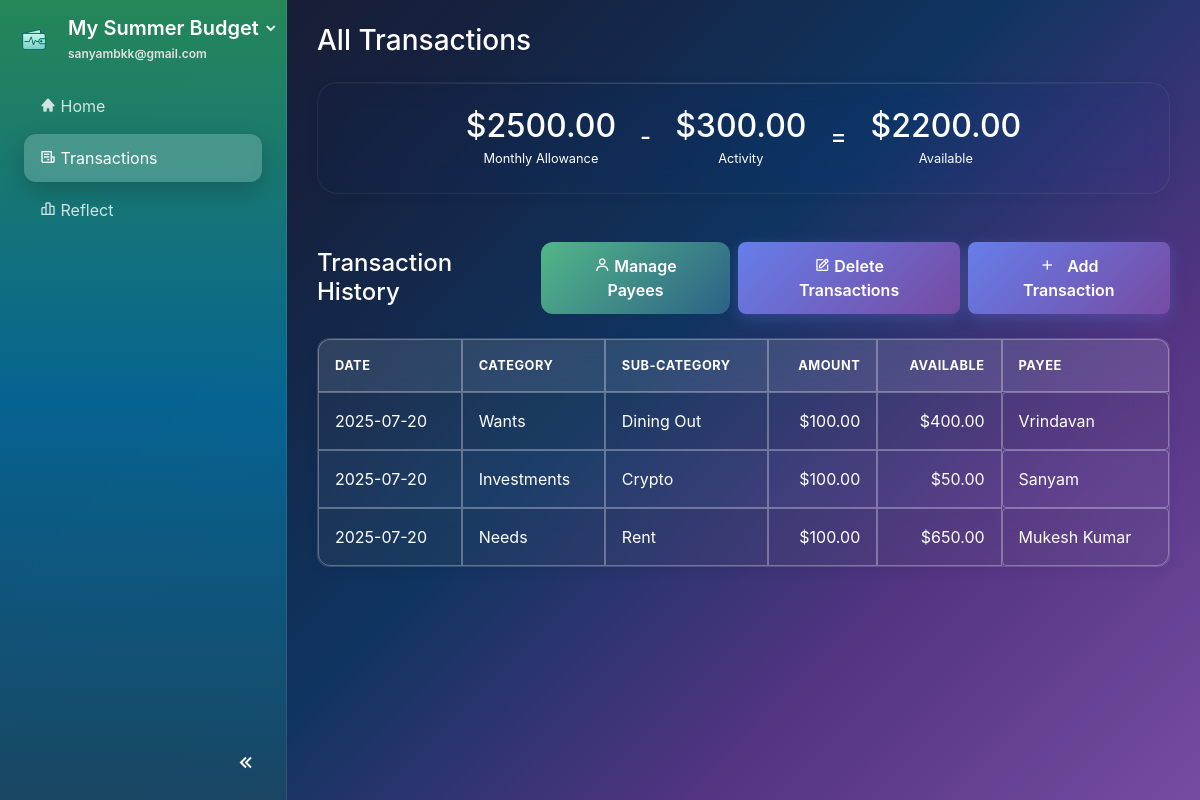
Page /transactions (signed in) on the committed database.
### website/models.py (models this page shows, shortened)
class Plan(db.Model):
    id             = db.Column(db.Integer, primary_key=True)
    name           = db.Column(db.String(100), nullable=False)
    monthly_income = db.Column(db.Float)
    budget_pref    = db.Column(JSON)  # e.g., {"needs": 50, "wants": 30, "savings": 20}
    user_id        = db.Column(db.Integer, db.ForeignKey('user.id'), nullable=False)

class User(db.Model, UserMixin):
    id         = db.Column(db.Integer, primary_key=True)
    email      = db.Column(db.String(150), unique=True, nullable=False)
    password   = db.Column(db.String(150))
    first_name = db.Column(db.String(150))
    last_name  = db.Column(db.String(150))
    date_created = db.Column(db.DateTime(timezone=True), default=func.now())
    active_plan_id = db.Column(db.Integer, db.ForeignKey('plan.id'), nullable=True)
    profile_complete = db.Column(db.Boolean, default=False)
    theme = db.Column(db.String(50), nullable=False, default='system')
    notes = db.relationship('Note', backref='user', lazy=True)
    plans = db.relationship('Plan', foreign_keys=[Plan.user_id], backref='user', lazy=True, cascade="all, delete-orphan")
    active_plan = db.relationship('Plan', foreign_keys=[active_plan_id], post_update=True)

class Transaction(db.Model):
    id = db.Column(db.Integer, primary_key=True)
    description = db.Column(db.String(200), nullable=False)
    amount = db.Column(db.Float, nullable=False)
    transaction_date = db.Column(db.DateTime(timezone=True), default=func.now())
    category_id = db.Column(db.Integer, db.ForeignKey('budget_category.id'), nullable=False)
    payee_id = db.Column(db.Integer, db.ForeignKey('payee.id'), nullable=True)
    plan_id = db.Column(db.Integer, db.ForeignKey('plan.id'), nullable=False)
    created_date = db.Column(db.DateTime(timezone=True), default=func.now())
    plan = db.relationship('Plan', backref=db.backref('transactions', lazy=True, cascade="all, delete-orphan"))
    payee = db.relationship('Payee', backref=db.backref('transactions', lazy=True))

class BudgetCategory(db.Model):
    id = db.Column(db.Integer, primary_key=True)
    name = db.Column(db.String(100), nullable=False)
    icon = db.Column(db.String(50), default='bx-category')
    main_category = db.Column(db.String(50), nullable=False)  # 'needs', 'wants', 'bills', 'investments'
    assigned_amount = db.Column(db.Float, default=0.0)
    spent_amount = db.Column(db.Float, default=0.0)
    plan_id = db.Column(db.Integer, db.ForeignKey('plan.id'), nullable=False)
    created_date = db.Column(db.DateTime(timezone=True), default=func.now())
    plan = db.relationship('Plan', backref=db.backref('categories', lazy=True, cascade="all, delete-orphan"))
    transactions = db.relationship('Transaction', backref='category', lazy=True, cascade="all, delete-orphan")
    @property
    def available_amount(self):
        return self.assigned_amount - self.spent_amount

class Payee(db.Model):
    id = db.Column(db.Integer, primary_key=True)
    name = db.Column(db.String(100), nullable=False)
    plan_id = db.Column(db.Integer, db.ForeignKey('plan.id'), nullable=False)
    created_date = db.Column(db.DateTime(timezone=True), default=func.now())
    plan = db.relationship('Plan', backref=db.backref('payees', lazy=True, cascade="all, delete-orphan"))

### website/views.py (the view)
@views.route('/transactions')
@login_required
def transactions():
    plan = current_user.active_plan
    if not plan:
        flash("No active plan found.", 'error')
        return redirect(url_for('views.home'))
    monthly_allowance = plan.monthly_income or 0.0
    today = datetime.datetime.now()
    start_of_month = datetime.datetime(today.year, today.month, 1)
    end_of_month = start_of_month + datetime.timedelta(days=32)
    end_of_month = datetime.datetime(end_of_month.year, end_of_month.month, 1)
    activity_sum = db.session.query(func.sum(Transaction.amount)).filter(
        Transaction.plan_id == plan.id,
        Transaction.transaction_date >= start_of_month,
        Transaction.transaction_date < end_of_month
    ).scalar() or 0.0
    activity_total = abs(activity_sum)  # Convert to positive value for display
    available = monthly_allowance - activity_total
    return render_template(
        'transactions.html',
        monthly_allowance=monthly_allowance,
        activity_total=activity_total,
        available=available,
        transactions=db.session.query(Transaction).filter(
            Transaction.plan_id==plan.id,
            Transaction.transaction_date>=start_of_month,
            Transaction.transaction_date<end_of_month
        ).order_by(Transaction.transaction_date.desc()).all(),
        payees=[{'id': p.id, 'name': p.name} for p in plan.payees]
    )

### website/templates/transactions.html (shortened to what this page needs)
{% extends "base.html" %}
{% block content %}
<div class="container-fluid mt-4">
    <h3 class="page-title mb-4">All Transactions</h3>
    <div class="card glass p-4 d-flex flex-row align-items-center justify-content-center balances-display mb-5">
        <div class="text-center mx-4 mb-3 mb-lg-0">
            <h2 class="text-success mb-0">${{ "%.2f"|format(monthly_allowance) }}</h2>
            <small class="text-muted">Monthly Allowance</small>
        </div>
        <div class="h4 mb-0 text-muted">-</div>
        <div class="text-center mx-4 mb-3 mb-lg-0">
            <h2 class="text-danger mb-0">${{ "%.2f"|format(activity_total) }}</h2>
            <small class="text-muted">Activity</small>
        </div>
        <div class="h4 mb-0 text-muted">=</div>
        <div class="text-center mx-4 mb-3 mb-lg-0">
            <h2 class="text-primary mb-0">${{ "%.2f"|format(available) }}</h2>
            <small class="text-muted">Available</small>
        </div>
    </div>
    <div class="d-flex justify-content-between align-items-center mb-4">
        <h4 class="mb-0">Transaction History</h4>
        <div class="d-flex gap-2">
            <button class="btn btn-primary mr-2" id="managePayeesBtn" data-toggle="modal" data-target="#managePayeesModal">
                <i class="bx bx-user"></i> Manage Payees
            </button>
            <button class="btn btn-primary mr-2" id="manageTransactionsBtn" data-toggle="modal" data-target="#manageTransactionsModal">
                <i class="bx bx-edit"></i> Delete Transactions
            </button>
            <button class="btn btn-primary" id="addTransactionBtn" data-toggle="modal" data-target="#addTransactionModal">
                <i class="bx bx-plus"></i> Add Transaction
            </button>
        </div>
    </div>
    <div class="transactions-table-container">
        <div class="table-responsive">
        <table id="transactionsTable" class="table table-striped table-bordered">
            <thead class="thead-light">
                <tr>
                    <th>Date</th>
                    <th>Category</th>
                    <th>Sub-Category</th>
                    <th class="text-right">Amount</th>
                    <th class="text-right">Available</th>
                    <th>Payee</th>
                </tr>
            </thead>
            <tbody>
                {% for tx in transactions %}
                <tr data-transaction-id="{{ tx.id }}">
                    <td>{{ tx.created_date.strftime('%Y-%m-%d') }}</td>
                    <td>{{ tx.category.main_category.capitalize() }}</td>
                    <td>{{ tx.category.name }}</td>
                    <td class="text-right">${{ "%.2f"|format(tx.amount|abs) }}</td>
                    <td class="text-right">${{ "%.2f"|format(tx.category.available_amount) }}</td>
                    <td class="payee-cell" role="button" tabindex="0" data-current-payee="{{ tx.payee.id if tx.payee else '' }}">
                        {{ tx.payee.name if tx.payee else 'Select…' }}
                    </td>
                </tr>
                {% endfor %}
            </tbody>
        </table>
        </div>
    </div>
</div>
{% endblock %}

### website/templates/base.html (shortened to what this page needs)
<!DOCTYPE html>
<html lang="en" data-initial-theme="{{ current_user.theme if current_user.is_authenticated else 'system' }}">
<head>
    <link rel="stylesheet" href="https://stackpath.bootstrapcdn.com/bootstrap/4.4.1/css/bootstrap.min.css"/>
    <link rel="stylesheet" href="https://stackpath.bootstrapcdn.com/font-awesome/4.7.0/css/font-awesome.min.css"/>
    <link href="https://unpkg.com/boxicons@2.1.4/css/boxicons.min.css" rel="stylesheet">
    <link href="{{ url_for('static', filename='css/general.css') }}" rel="stylesheet">
    <link href="{{ url_for('static', filename='css/sidebar.css') }}" rel="stylesheet">
    <link href="{{ url_for('static', filename='css/buttons.css') }}" rel="stylesheet">
    <link href="{{ url_for('static', filename='css/dashboard.css') }}" rel="stylesheet">
    <link href="{{ url_for('static', filename='css/auth.css') }}" rel="stylesheet">
    <link href="{{ url_for('static', filename='css/dark-theme.css') }}" rel="stylesheet">
    <link href="{{ url_for('static', filename='css/account_settings.css') }}" rel="stylesheet">
</head>
{% set hide_sidebar = hide_sidebar | default(false) %}
<body id="page-body" class="d-flex {{ '' if hide_sidebar else 'with-sidebar' }} {% block page_class %}{% endblock %}">
    {% if not hide_sidebar %}
    <nav id="sidebar" class="text-white flex-column">
        <div class="sidebar-header px-3 py-3">
            <div class="d-flex align-items-center">
                <img src="{{ url_for('static', filename='images/logo.png') }}" alt="App logo" class="logo-img mr-3">
                <div class="flex-grow-1">
                    <div class="dropdown">
                        <a id="planDropdown"
                            href="#"
                            class="dropdown-toggle text-white text-decoration-none"
                            data-toggle="dropdown"
                            aria-haspopup="true"
                            aria-expanded="false">
                            <h5 class="mb-0">
                                <span class="sidebar-text">{{ current_user.active_plan.name if current_user.active_plan else 'Create a Plan' }}</span>
                            </h5>
                            <i class="bx bxs-chevron-down toggle-arrow"></i>
                        </a>
                    </div>
                    <small class="email-white sidebar-text">{{ current_user.email }}</small>
                </div>
            </div>
        </div>
        <ul class="nav flex-column px-3">
            <li class="nav-item">
                <a class="nav-link {% if request.path == url_for('views.home') %}active{% endif %}" href="{{ url_for('views.home') }}">
                    <i class='bx bxs-home'></i> <span class="sidebar-text">Home</span>
                </a>
            </li>
            <li class="nav-item">
                <a class="nav-link {% if request.path == url_for('views.transactions') %}active{% endif %}" href="{{ url_for('views.transactions') }}">
                    <i class='bx bx-receipt'></i> <span class="sidebar-text">Transactions</span>
                </a>
            </li>
            <li class="nav-item">
                <a class="nav-link {% if request.path == url_for('views.reflect') %}active{% endif %}" href="{{ url_for('views.reflect') }}">
                    <i class='bx bx-bar-chart-alt-2'></i> <span class="sidebar-text">Reflect</span>
                </a>
            </li>
        </ul>
        <div class="sidebar-footer">
            <button id="sidebar-toggle" class="btn btn-link">
                <i class='bx bx-chevrons-left'></i>
            </button>
        </div>
    </nav>
    {% endif %}
    <div id="content-wrapper" class="w-100">
        <div class="container-fluid">
            {% block content %} {% endblock %}
        </div>
    </div>
</body>
</html>

### website/static/css/general.css (style rules this page uses)
html, body { height: 100%; margin: 0; font-family: 'Inter', -apple-system, BlinkMacSystemFont, sans-serif; }
.card.glass { background: rgba(255, 255, 255, 0.005) !important; border: 1px solid rgba(255, 255, 255, 0.06) !important; border-radius: 20px; backdrop-filter: blur(12px) saturate(110%) !important; -webkit-backdrop-filter: blur(12px) saturate(110%) !important; box-shadow: 0 2px 15px rgba(0, 0, 0, 0.03), 0 0 0 1px rgba(255, 255, 255, 0.01) inset !important; color: #fff !important; position: relative; overflow: hidden; animation: fadeInUp 0.6s ease-out; transition: all 0.3s cubic-bezier(0.25, 0.46, 0.45, 0.94); }
.card.glass::before { content: ''; position: absolute; top: 0; left: 0; right: 0; height: 1px; background: linear-gradient(90deg, transparent, rgba(255, 255, 255, 0.2), transparent); }
.text-primary { color: #228b57 !important; }

### website/static/css/sidebar.css (style rules this page uses)
:root { --plan-dropdown-width: 260px; }
#sidebar { transition: all 0.4s cubic-bezier(0.25, 0.46, 0.45, 0.94); }
body.with-sidebar { transition: margin-left 0.4s cubic-bezier(0.25, 0.46, 0.45, 0.94); }
#sidebar { width: 287px; min-height: 100vh; position: fixed; left: 0; top: 0; overflow: visible !important; z-index: 1040; background: linear-gradient(180deg, rgba(34, 139, 87, 0.95) 0%, rgba(0, 100, 148, 0.95) 50%, rgba(21, 67, 96, 0.95) 100%) !important; backdrop-filter: blur(20px); border-right: 1px solid rgba(255, 255, 255, 0.1); }
body.with-sidebar { margin-left: 287px; }
#sidebar::before { content: ''; position: absolute; top: 0; left: 0; right: 0; bottom: 0; background: rgba(255, 255, 255, 0.02); pointer-events: none; }
.sidebar-header { display: flex; align-items: center; gap: .75rem; }
.sidebar-header .logo-img { width: 36px; height: 36px; object-fit: contain; }
.sidebar-header .sidebar-text { color: #fff; font-weight: 600; }
.sidebar-header .email-white { font-size: .75rem; color: rgba(255,255,255,.85); }
#planDropdown { color: #fff; text-decoration: none; }
#planDropdown .toggle-arrow { color: rgba(255,255,255,.9); font-size: 1rem; transition: transform .3s; }
#sidebar .nav-link { color: rgba(255, 255, 255, 0.8); transition: all 0.3s cubic-bezier(0.25, 0.46, 0.45, 0.94); border-radius: 12px; margin: 2px 8px; padding: 12px 16px; position: relative; overflow: hidden; }
#sidebar .nav-link.active { color: #fff; background: rgba(255, 255, 255, 0.2); backdrop-filter: blur(15px); box-shadow: 0 8px 25px rgba(0, 0, 0, 0.2); }
.sidebar-footer { position: absolute; bottom: 0; width: 100%; padding: 10px 15px; text-align: right; }
#sidebar-toggle { color: rgba(255, 255, 255, 0.6); font-size: 24px; transition: color 0.3s; }
#sidebar-toggle i { transition: transform 0.3s ease-in-out; }
#planDropdown::after { display: none; }
#planDropdown { display: flex; align-items: center; justify-content: space-between; }
#planDropdown h5 { margin: 0; color: #fff; }
#planDropdown .toggle-arrow { margin-left: .25rem; }

### website/static/css/buttons.css (style rules this page uses)
.btn-primary { background: linear-gradient(135deg, #52b788 0%, #2d6187 100%); border: none; border-radius: 12px; padding: 12px 24px; font-weight: 600; transition: all 0.3s cubic-bezier(0.25, 0.46, 0.45, 0.94); position: relative; overflow: hidden; }
.btn-primary::before { content: ''; position: absolute; top: 0; left: -100%; width: 100%; height: 100%; background: linear-gradient(90deg, transparent, rgba(255,255,255,0.3), transparent); transition: left 0.5s; }

### rows in the picture
Plan: active_plan "My Summer Budget", monthly_income "2500.00"
User: email "sanyambkk@gmail.com"
Transaction: created_date "2025-07-20", category.main_category "Wants", category.name "Dining Out", amount|abs "100.00", payee "Vrindavan"
BudgetCategory: category.available_amount "400.00"
Transaction: created_date "2025-07-20", category.main_category "Investments", category.name "Crypto", amount|abs "100.00", payee "Sanyam"
BudgetCategory: category.available_amount "50.00"
Transaction: created_date "2025-07-20", category.main_category "Needs", category.name "Rent", amount|abs "100.00", payee "Mukesh Kumar"
BudgetCategory: category.available_amount "650.00"

### other values in the picture
{{ "%.2f"|format(activity_total) }} "300.00"
{{ "%.2f"|format(available) }} "2200.00"
